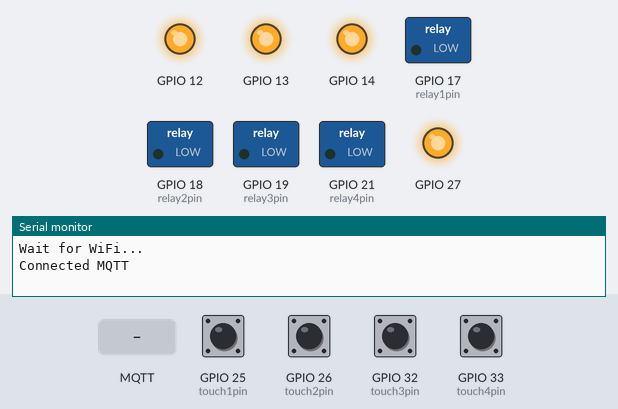
Simulated run of this sketch. Board: ESP32. Shown: switched loads named in the sketch (green lamp = pin HIGH), output pins drawn as LEDs (lit = HIGH), the last lines printed to the serial monitor. The test bench sets the inputs (shaded band); at power-on: GPIO 25 (touch1pin), GPIO 26 (touch2pin), GPIO 32 (touch3pin), GPIO 33 (touch4pin) HIGH. WiFi joins after 1.5 s; servers stay silent unless stated; random numbers use the default seed unless the sketch sets one; no MQTT or app messages arrive unless stated.

Above: at 2.2 s.
2.3 s: MQTT message "11" arrives on the first subscribed topic
At 3.4 s:
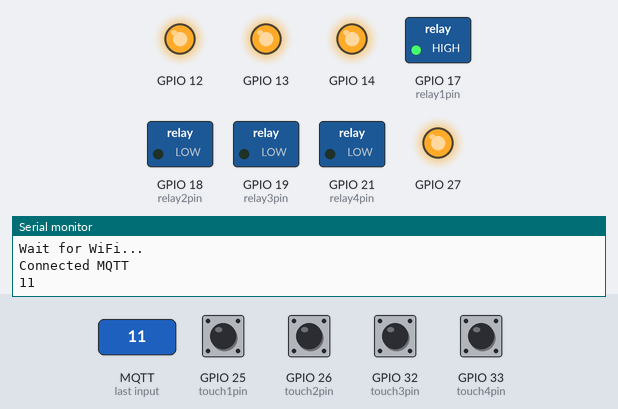
3.8 s: GPIO 26 (touch2pin) pulled LOW for 0.15 s
At 5.1 s:
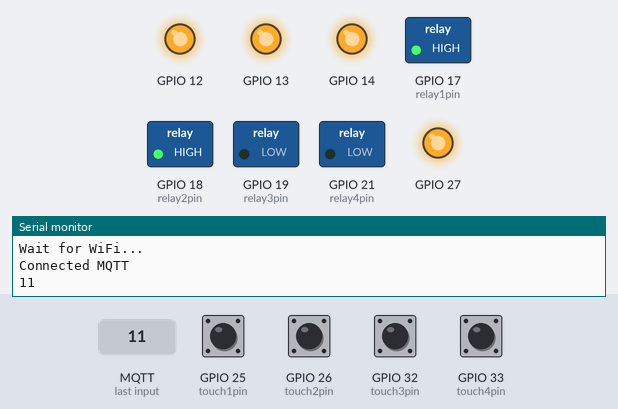
5.4 s: GPIO 25 (touch1pin) pulled LOW for 0.15 s
At 6.4 s:
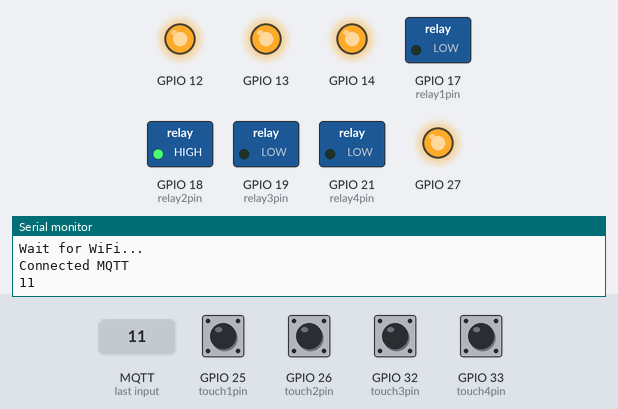
7.0 s: GPIO 32 (touch3pin) pulled LOW for 0.15 s
At 7.7 s:
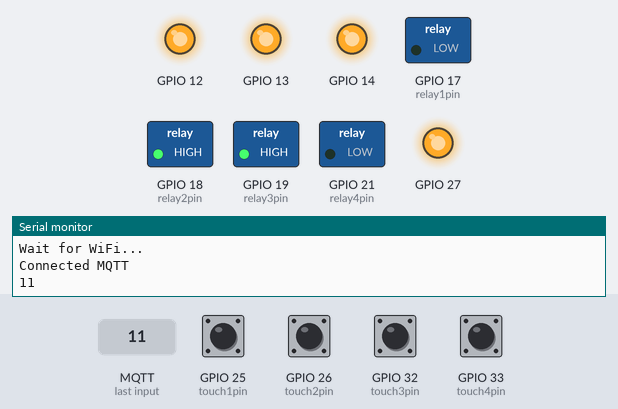
8.6 s: GPIO 33 (touch4pin) pulled LOW for 0.15 s
At 9.9 s:
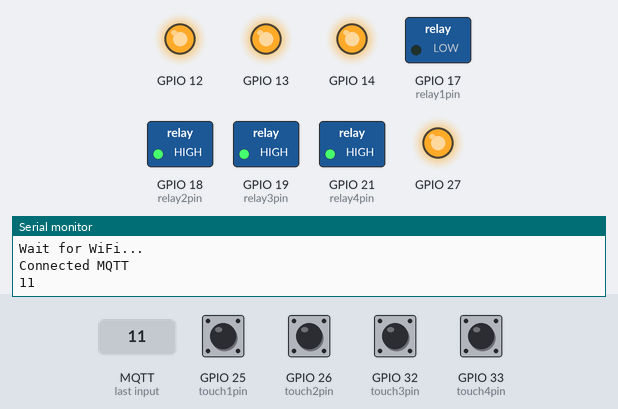
10.2 s: MQTT message "20" arrives on the first subscribed topic
At 10.5 s:
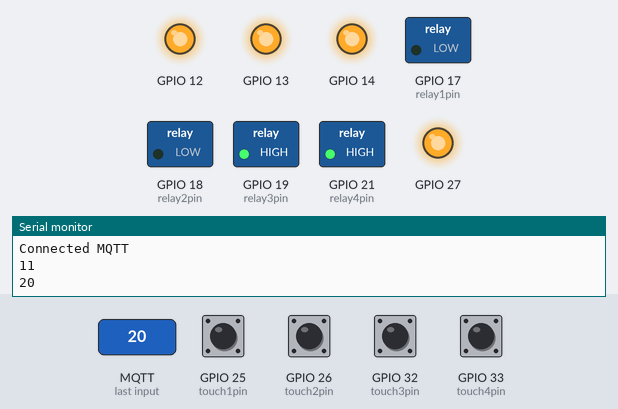
Timing chart, 0 to 12.7 s (numbered marks = the images above; inputs shaded):
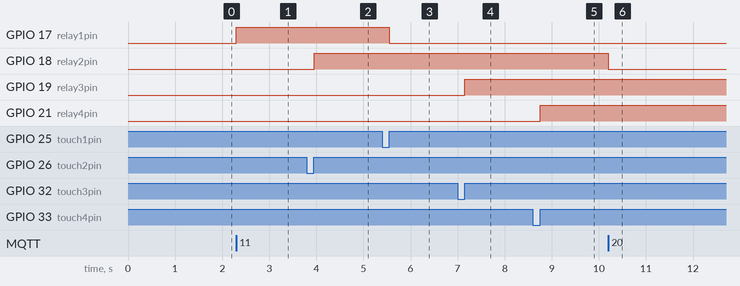

Measured:
- after the input at 2.3 s, GPIO 17 (relay1pin): LOW → HIGH at once
- after the input at 3.8 s, GPIO 18 (relay2pin): LOW → HIGH after 0.15 s
- after the input at 5.4 s, GPIO 17 (relay1pin): HIGH → LOW after 0.15 s
- after the input at 7.0 s, GPIO 19 (relay3pin): LOW → HIGH after 0.15 s
- after the input at 8.6 s, GPIO 21 (relay4pin): LOW → HIGH after 0.15 s
- after the input at 10.2 s, GPIO 18 (relay2pin): HIGH → LOW at once

The sketch:

TOUCH_ESP.ino
```cpp
#include <PubSubClient.h>

#include <WiFi.h>

#include <ArduinoJson.h>

//ota update
#include <ESPAsyncWebServer.h>
#include <AsyncElegantOTA.h>


#define ssid "ducmanh"
#define password "ducmanhdt4"

#define mqtt_server "broker.hivemq.com"
#define mqtt_user ""
#define mqtt_pwd ""
const uint16_t mqtt_port = 1883;

String mqtt_topic_control_TB = "nguyenducmanh/controlTB"; //subscribe

String mqtt_topic_infor_TB = "nguyenducmanh/inforTB";//publish

String mqtt_topic_infor_TB_Now = "nguyenducmanh/inforTBNow"; //publish

WiFiClient espClient;
PubSubClient client(espClient);
AsyncWebServer server(80);


// AsyncWebServer server(80);

//function define
void callback(char* topic, byte* payload, unsigned int length);
void setup_wifi();
void SendDataMQTT();
void reconnect();


//rtos define
void taskInit();
void sendMqttTask();
void sendMqtt(void *parameter);

//handle task
void sendDataMQTT();

//ota update
void  otaUpdate();

//wifi define
void WiFiStationConnected(WiFiEvent_t event, WiFiEventInfo_t info);

void WiFiGotIP(WiFiEvent_t event, WiFiEventInfo_t info);

void WiFiStationDisconnected(WiFiEvent_t event, WiFiEventInfo_t info);

//user var define
String Data = "";
uint16_t dataInt = 0;
float dataFloat = 0;


//touch pin
int touch1pin = 25;
int touch2pin = 26;
int touch3pin = 32;
int touch4pin = 33;


//output pin
int relay1pin = 17;
int relay2pin = 18;
int relay3pin = 19;
int relay4pin = 21;

int button1PressCount = 0;
int button2PressCount = 0;
int button3PressCount = 0;
int button4PressCount = 0;


void pinInit();

///handle button task
void handleButton1Task();
void handleButton2Task();
void handleButton3Task();
void handleButton4Task();


void handleButton1(void *parameter);
void handleButton2(void *parameter);
void handleButton3(void *parameter);
void handleButton4(void *parameter);


//data send
void sendData(void *parameter);

void handleAutoTask();
void handleAuto(void *parameter);


void setup() {
  Serial.begin(115200);
  WiFi.disconnect(true);

  delay(1000);


  /* Remove WiFi event
  Serial.print("WiFi Event ID: ");
  Serial.println(eventID);
  WiFi.removeEvent(eventID);*/

  WiFi.begin(ssid, password);

  Serial.println();
  Serial.println();
  Serial.println("Wait for WiFi... ");
   pinInit();
//  setup_wifi() ;

   client.setServer(mqtt_server, mqtt_port);
   client.setCallback(callback);
   taskInit();
   otaUpdate();
}

void loop()
{
   if (!client.connected()) {
     reconnect();
   }
   client.loop();
}

void callback(char* topic, byte* payload, unsigned int length)
{

  String Data = "";
  for (int i = 0; i < length; i++)
  {
    Data += (char)payload[i]; // abcde
  }


  dataInt = Data.toInt();

  if(strcmp(topic, mqtt_topic_control_TB.c_str()) == 0)
  {
    String Data = "";
    for (int i = 0; i < length; i++)
    {
      Data += (char)payload[i]; // abcde
    }
    dataInt = Data.toInt();
    Serial.println(dataInt);
    ///button 1
    if (dataInt == 10)
    {
       button1PressCount = 0;
       digitalWrite(relay1pin, LOW);
       client.publish(mqtt_topic_infor_TB_Now.c_str(), "10");
    }
    else if (dataInt == 11)
    {
       button1PressCount = 1;
       digitalWrite(relay1pin, HIGH);
       client.publish(mqtt_topic_infor_TB_Now.c_str(), "11");
    }
        ///button 2
    else if (dataInt == 20)
    {
       button2PressCount = 0;
       digitalWrite(relay2pin, LOW);
       client.publish(mqtt_topic_infor_TB_Now.c_str(), "20");
    }
    else if (dataInt == 21)
    {
       button2PressCount = 1;
       digitalWrite(relay2pin, HIGH);
       client.publish(mqtt_topic_infor_TB_Now.c_str(), "21");
    }
        ///button 3
    else if (dataInt == 30)
    {
       button3PressCount = 0;
       digitalWrite(relay3pin, LOW);
       client.publish(mqtt_topic_infor_TB_Now.c_str(), "30");
    }
    else if (dataInt == 31)
    {
       button3PressCount = 1;
       digitalWrite(relay3pin, HIGH);
       client.publish(mqtt_topic_infor_TB_Now.c_str(), "31");
    }
        ///button 4
    else if (dataInt == 40)
    {
       digitalWrite(relay4pin, LOW);
       button4PressCount = 0;
       client.publish(mqtt_topic_infor_TB_Now.c_str(), "40");
    }
    else if (dataInt == 41)
    {
       digitalWrite(relay4pin, HIGH);
       button4PressCount = 1;
       client.publish(mqtt_topic_infor_TB_Now.c_str(), "41");
    }
  }
}

void setup_wifi() {
  delay(10);
  Serial.println();
  Serial.print("Connecting to ");
  Serial.println(ssid);

  while (WiFi.status() != WL_CONNECTED) {
    delay(500);
    Serial.print(".");
  }
  Serial.println("");
  Serial.println("WiFi connected");
  Serial.println("IP address: ");
  Serial.println(WiFi.localIP());
}


void reconnect()
{

  while (!client.connected())
  {
    String clientId = String(random(0xffff), HEX);
    if (client.connect(clientId.c_str(), mqtt_user, mqtt_pwd))
    {
      Serial.println("Connected MQTT");
      client.subscribe(mqtt_topic_control_TB.c_str());
    }
    else
    {
      Serial.println("Not Connnected MQTT");
      delay(3000);
    }
  }
}

void sendDataMQTT()
{
  DynamicJsonDocument doc(1024);
  char inforInverterBuff[256];
  doc["relay1"] = button1PressCount;
  doc["relay2"]   =  button2PressCount;
  doc["relay3"] =  button3PressCount;
  doc["relay4"]   =  button4PressCount;
  serializeJson(doc, inforInverterBuff);
  client.publish(mqtt_topic_infor_TB.c_str(), inforInverterBuff);
}

//rtos task
void sendMqttTask()
{
  xTaskCreatePinnedToCore(  // Use xTaskCreate() in vanilla FreeRTOS
    sendMqtt,  // Function to be called
    "sendMqtt",   // Name of task
    2048,         // Stack size (bytes in ESP32, words in FreeRTOS)
    NULL,         // Parameter to pass to function
    1,            // Task priority (0 to configMAX_PRIORITIES - 1)
    NULL,         // Task handle
    1);
}


void sendMqtt(void *parameter) {
  while (1) {
  if (WiFi.status() != WL_CONNECTED)
  {
    WiFi.reconnect();
    vTaskDelay(2000 / portTICK_PERIOD_MS);
  }
  sendDataMQTT();
  vTaskDelay(2000 / portTICK_PERIOD_MS);
  }
}


void handleButton1Task()
{
  xTaskCreatePinnedToCore(  // Use xTaskCreate() in vanilla FreeRTOS
    handleButton1,  // Function to be called
    "handleButton1",   // Name of task
    2048,         // Stack size (bytes in ESP32, words in FreeRTOS)
    NULL,         // Parameter to pass to function
    1,            // Task priority (0 to configMAX_PRIORITIES - 1)
    NULL,         // Task handle
    1);
}

void handleButton2Task()
{
  xTaskCreatePinnedToCore(  // Use xTaskCreate() in vanilla FreeRTOS
    handleButton2,  // Function to be called
    "handleButton2",   // Name of task
    2048,         // Stack size (bytes in ESP32, words in FreeRTOS)
    NULL,         // Parameter to pass to function
    1,            // Task priority (0 to configMAX_PRIORITIES - 1)
    NULL,         // Task handle
    1);
}

void handleButton3Task()
{
  xTaskCreatePinnedToCore(  // Use xTaskCreate() in vanilla FreeRTOS
    handleButton3,  // Function to be called
    "handleButton3",   // Name of task
    2048,         // Stack size (bytes in ESP32, words in FreeRTOS)
    NULL,         // Parameter to pass to function
    1,            // Task priority (0 to configMAX_PRIORITIES - 1)
    NULL,         // Task handle
    1);
}


void handleButton4Task()
{
  xTaskCreatePinnedToCore(  // Use xTaskCreate() in vanilla FreeRTOS
    handleButton4,  // Function to be called
    "handleButton4",   // Name of task
    2048,         // Stack size (bytes in ESP32, words in FreeRTOS)
    NULL,         // Parameter to pass to function
    1,            // Task priority (0 to configMAX_PRIORITIES - 1)
    NULL,         // Task handle
    1);
}


void handleButton1(void *parameter) {
  while (1) {
    while (digitalRead(touch1pin) == HIGH);
    while (digitalRead(touch1pin) == LOW);
    button1PressCount ++;
    if (button1PressCount == 2)
    {
      button1PressCount = 0;
    }
    if (button1PressCount == 0)
    {
        digitalWrite(relay1pin, LOW);
        client.publish(mqtt_topic_infor_TB_Now.c_str(), "10");
    }
    else if (button1PressCount == 1)
    {
        digitalWrite(relay1pin, HIGH);
        client.publish(mqtt_topic_infor_TB_Now.c_str(), "11");

    }
  }
}

//handle button 2

void handleButton2(void *parameter) {
  while (1) {
    while (digitalRead(touch2pin) == HIGH);
    while (digitalRead(touch2pin) == LOW);
    button2PressCount ++;
    if (button2PressCount == 2)
    {
      button2PressCount = 0;
    }
    if (button2PressCount == 0)
    {
        digitalWrite(relay2pin, LOW);
        client.publish(mqtt_topic_infor_TB_Now.c_str(), "20");
    }
    else if (button2PressCount == 1)
    {
        digitalWrite(relay2pin, HIGH);
        client.publish(mqtt_topic_infor_TB_Now.c_str(), "21");
    }
  }
}


//handle button 3

void handleButton3(void *parameter) {
  while (1) {
    while (digitalRead(touch3pin) == HIGH);
    while (digitalRead(touch3pin) == LOW);
    button3PressCount ++;
    if (button3PressCount == 2)
    {
      button3PressCount = 0;
    }
    if (button3PressCount == 0)
    {
        digitalWrite(relay3pin, LOW);
        client.publish(mqtt_topic_infor_TB_Now.c_str(), "30");
    }
    else if (button3PressCount == 1)
    {
        digitalWrite(relay3pin, HIGH);
        client.publish(mqtt_topic_infor_TB_Now.c_str(), "31");
    }
  }
}


void handleButton4(void *parameter) {
  while (1) {
    while (digitalRead(touch4pin) == HIGH);
    while (digitalRead(touch4pin) == LOW);
    button4PressCount ++;
    if (button4PressCount == 2)
    {
      button4PressCount = 0;
    }
    if (button4PressCount == 0)
    {
      digitalWrite(relay4pin, LOW);
      client.publish(mqtt_topic_infor_TB_Now.c_str(), "40");
    }
    else if (button4PressCount == 1)
    {
      digitalWrite(relay4pin, HIGH);
      client.publish(mqtt_topic_infor_TB_Now.c_str(), "41");

    }
  }
}

void taskInit()
{
  sendMqttTask();
  handleButton1Task();
  handleButton2Task();
  handleButton3Task();
  handleButton4Task();
}


void otaUpdate()
{
  AsyncElegantOTA.begin(&server);
  server.begin();
}


//pin handle
void pinInit()
{


  pinMode(touch1pin, INPUT_PULLUP);
  pinMode(touch2pin, INPUT_PULLUP);
  pinMode(touch3pin, INPUT_PULLUP);
  pinMode(touch4pin, INPUT_PULLUP);

  pinMode(relay1pin, OUTPUT);
  pinMode(relay2pin, OUTPUT);
  pinMode(relay3pin, OUTPUT);
  pinMode(relay4pin, OUTPUT);


//choose the positive of touch (fix hardware)
  pinMode(13, OUTPUT);
  pinMode(12, OUTPUT);
  pinMode(14, OUTPUT);
  pinMode(27, OUTPUT);

  digitalWrite(13, HIGH);
  digitalWrite(12, HIGH);
  digitalWrite(14, HIGH);
  digitalWrite(27, HIGH);
///
}
```
